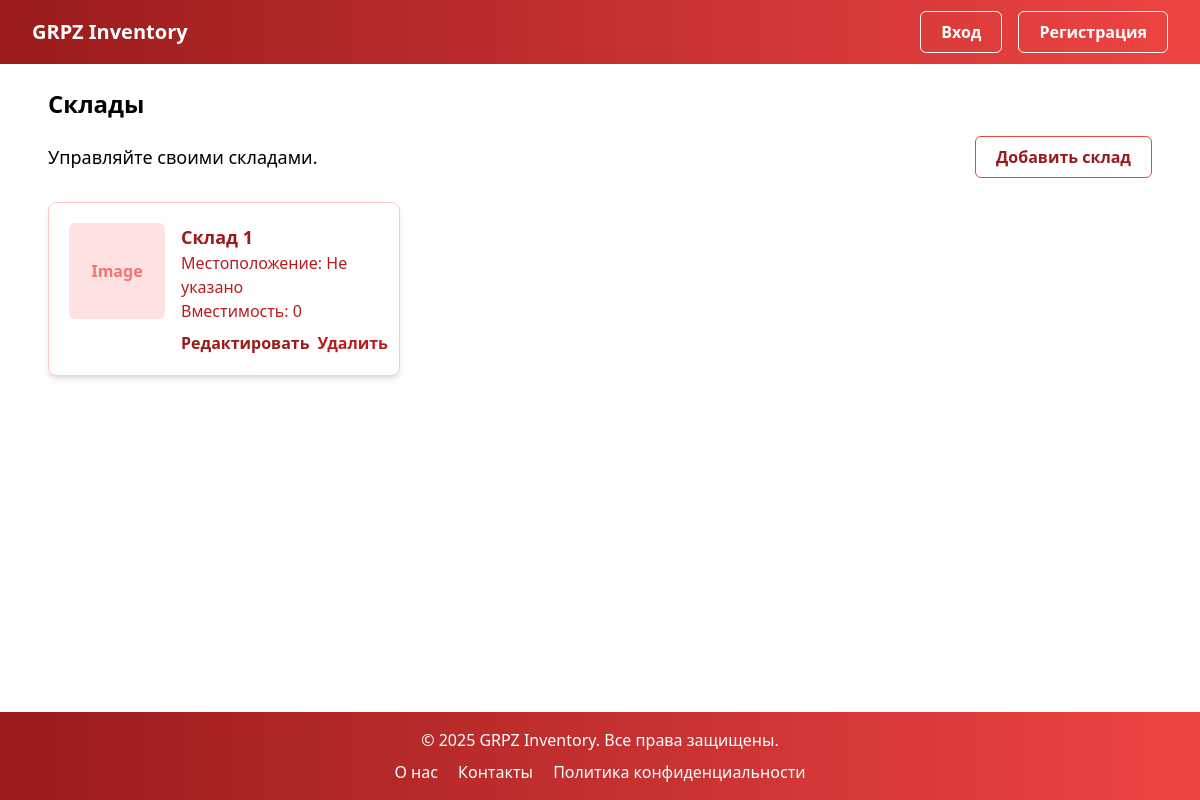
Page /warehouses/ on the earlier database version.
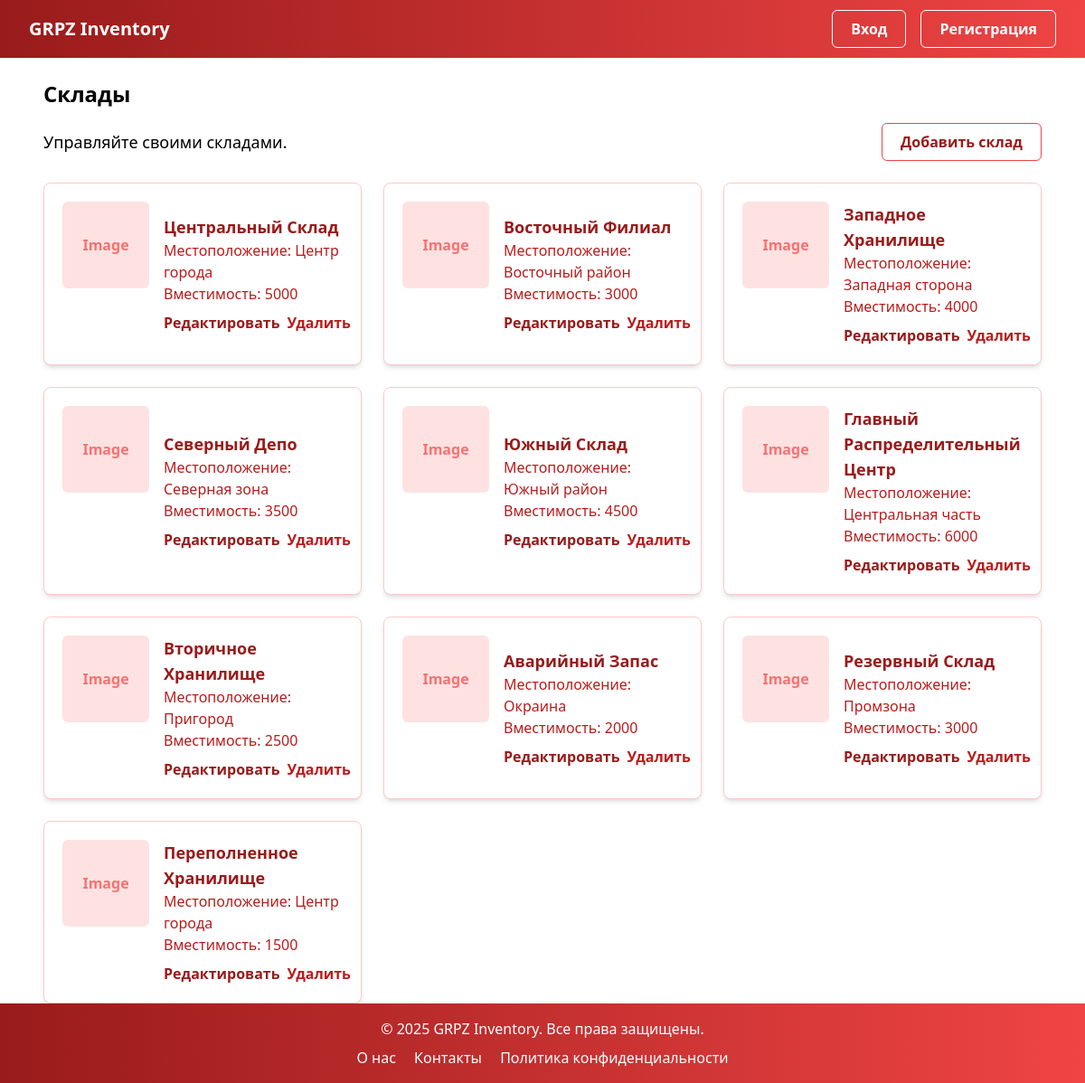
Same page on the later database version.
### warehouses/models.py (models this page shows, shortened)
class Warehouse(models.Model):
    name = models.CharField(max_length=255, verbose_name='Название')
    address = models.TextField(verbose_name='Адрес')
    responsible = models.ForeignKey('users.User', on_delete=models.SET_NULL, null=True, verbose_name='Ответственный')
    location = models.CharField(max_length=200, blank=True)  # Добавлено поле местоположения
    capacity = models.PositiveIntegerField(default=0)       # Добавлено поле вместимости
    class Meta:
        verbose_name = 'Склад'
        verbose_name_plural = 'Склады'

### warehouses/views.py (the view)
# urls.py: path('', views.warehouse_list, name='warehouse_list'),
def warehouse_list(request):
    warehouses = Warehouse.objects.all()
    return render(request, 'warehouses/warehouse_list.html', {'warehouses': warehouses})

### warehouses/templates/warehouses/warehouse_list.html (shortened to what this page needs)
﻿{% extends 'base.html' %}
{% block content %}
<section>
    <h2 class="mb-4 text-2xl font-semibold text-black">Склады</h2>
    <div class="mb-6 flex items-center justify-between">
        <p class="text-lg">Управляйте своими складами.</p>
        <a href="{% url 'warehouses:warehouse_create' %}" class="rounded-md border border-red-500 px-5 py-2 font-semibold text-red-800 transition hover:bg-red-500 hover:text-white">Добавить склад</a>
    </div>
    {% if warehouses %}
    <div class="grid max-w-6xl grid-cols-1 gap-6 sm:grid-cols-2 md:grid-cols-3">
        {% for warehouse in warehouses %}
        <div class="flex space-x-4 rounded-lg border border-red-200 bg-white p-5 shadow-md">
            <div class="flex h-24 w-24 flex-shrink-0 items-center justify-center rounded-md bg-red-100 text-base font-semibold text-red-400 select-none">Image</div>
            <div class="flex flex-col justify-center">
                <h3 class="text-lg font-semibold text-red-800">{{ warehouse.name }}</h3>
                <p class="text-base text-red-700">Местоположение: {{ warehouse.location|default:"Не указано" }}</p>
                <p class="text-base text-red-700">Вместимость: {{ warehouse.capacity }}</p>
                <div class="mt-2 flex space-x-2">
                    <a href="{% url 'warehouses:warehouse_edit' warehouse.pk %}" class="font-semibold text-red-800 hover:underline">Редактировать</a>
                    <a href="#" class="font-semibold text-red-700 hover:underline">Удалить</a>
                </div>
            </div>
        </div>
        {% endfor %}
    </div>
    {% endif %}
</section>
{% endblock %}

Differences in the rows shown:
removed Warehouse: name "Склад 1", location "Не указано", capacity "0"
added Warehouse: name "Центральный Склад", location "Центр города", capacity "5000"
added Warehouse: name "Восточный Филиал", location "Восточный район", capacity "3000"
added Warehouse: name "Западное Хранилище", location "Западная сторона", capacity "4000"
added Warehouse: name "Северный Депо", location "Северная зона", capacity "3500"
added Warehouse: name "Южный Склад", location "Южный район", capacity "4500"
added Warehouse: name "Главный Распределительный Центр", location "Центральная часть", capacity "6000"
added Warehouse: name "Вторичное Хранилище", location "Пригород", capacity "2500"
added Warehouse: name "Аварийный Запас", location "Окраина", capacity "2000"
added Warehouse: name "Резервный Склад", location "Промзона", capacity "3000"
added Warehouse: name "Переполненное Хранилище", location "Центр города", capacity "1500"
